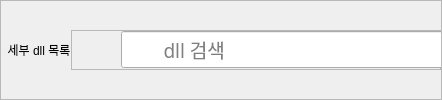
                         <widget class="QFrame" name="dll_header">
                          <property name="sizePolicy">
                           <sizepolicy hsizetype="Preferred" vsizetype="Maximum">
                            <horstretch>0</horstretch>
                            <verstretch>0</verstretch>
                           </sizepolicy>
                          </property>
                          <property name="minimumSize">
                           <size>
                            <width>0</width>
                            <height>40</height>
                           </size>
                          </property>
                          <property name="frameShape">
                           <enum>QFrame::StyledPanel</enum>
                          </property>
                          <property name="frameShadow">
                           <enum>QFrame::Raised</enum>
                          </property>
                          <layout class="QHBoxLayout" name="horizontalLayout_18">
                           <property name="spacing">
                            <number>0</number>
                           </property>
                           <property name="leftMargin">
                            <number>0</number>
                           </property>
                           <property name="topMargin">
                            <number>0</number>
                           </property>
                           <property name="rightMargin">
                            <number>0</number>
                           </property>
                           <property name="bottomMargin">
                            <number>0</number>
                           </property>
                           <item alignment="Qt::AlignLeft">
                            <widget class="QLabel" name="dll_title">
                             <property name="maximumSize">
                              <size>
                               <width>200</width>
                               <height>50</height>
                              </size>
                             </property>
                             <property name="text">
                              <string>  세부 dll 목록</string>
                             </property>
                            </widget>
                           </item>
                           <item alignment="Qt::AlignLeft">
                            <widget class="QFrame" name="dll_search_bar_frame">
                             <property name="maximumSize">
                              <size>
                               <width>370</width>
                               <height>40</height>
                              </size>
                             </property>
                             <property name="styleSheet">
                              <string notr="true"/>
                             </property>
                             <property name="frameShape">
                              <enum>QFrame::StyledPanel</enum>
                             </property>
                             <property name="frameShadow">
                              <enum>QFrame::Raised</enum>
                             </property>
                             <layout class="QHBoxLayout" name="horizontalLayout_16">
                              <property name="spacing">
                               <number>0</number>
                              </property>
                              <property name="leftMargin">
                               <number>9</number>
                              </property>
                              <property name="topMargin">
                               <number>0</number>
                              </property>
                              <property name="rightMargin">
                               <number>0</number>
                              </property>
                              <property name="bottomMargin">
                               <number>0</number>
                              </property>
                              <item>
                               <layout class="QHBoxLayout" name="horizontalLayout_17">
                                <property name="spacing">
                                 <number>0</number>
                                </property>
                                <item>
                                 <widget class="QLabel" name="search_icon_2">
                                  <property name="sizePolicy">
                                   <sizepolicy hsizetype="Minimum" vsizetype="Minimum">
                                    <horstretch>0</horstretch>
                                    <verstretch>0</verstretch>
                                   </sizepolicy>
                                  </property>
                                  <property name="minimumSize">
                                   <size>
                                    <width>40</width>
                                    <height>30</height>
                                   </size>
                                  </property>
                                  <property name="maximumSize">
                                   <size>
                                    <width>40</width>
                                    <height>40</height>
                                   </size>
                                  </property>
                                  <property name="styleSheet">
                                   <string notr="true">background-color: transparent;</string>
                                  </property>
                                  <property name="text">
                                   <string/>
                                  </property>
                                  <property name="pixmap">
                                   <pixmap resource="../resources/resources.qrc">:/Icons/images/search.png</pixmap>
                                  </property>
                                 </widget>
                                </item>
                                <item alignment="Qt::AlignLeft">
                                 <widget class="QLineEdit" name="dll_search_bar">
                                  <property name="sizePolicy">
                                   <sizepolicy hsizetype="Minimum" vsizetype="Fixed">
                                    <horstretch>0</horstretch>
                                    <verstretch>0</verstretch>
                                   </sizepolicy>
                                  </property>
                                  <property name="minimumSize">
                                   <size>
                                    <width>350</width>
                                    <height>0</height>
                                   </size>
                                  </property>
                                  <property name="maximumSize">
                                   <size>
                                    <width>934</width>
                                    <height>37</height>
                                   </size>
                                  </property>
                                  <property name="font">
                                   <font>
                                    <family>SUIT SemiBold</family>
                                    <pointsize>14</pointsize>
                                    <weight>7</weight>
                                    <italic>false</italic>
                                    <bold>false</bold>
                                   </font>
                                  </property>
                                  <property name="acceptDrops">
                                   <bool>false</bool>
                                  </property>
                                  <property name="text">
                                   <string/>
                                  </property>
                                  <property name="frame">
                                   <bool>true</bool>
                                  </property>
                                  <property name="alignment">
                                   <set>Qt::AlignLeading|Qt::AlignLeft|Qt::AlignVCenter</set>
                                  </property>
                                  <property name="placeholderText">
                                   <string>        dll 검색</string>
                                  </property>
                                  <property name="clearButtonEnabled">
                                   <bool>false</bool>
                                  </property>
                                 </widget>
                                </item>
                               </layout>
                              </item>
                             </layout>
                            </widget>
                           </item>
                          </layout>
                         </widget>
